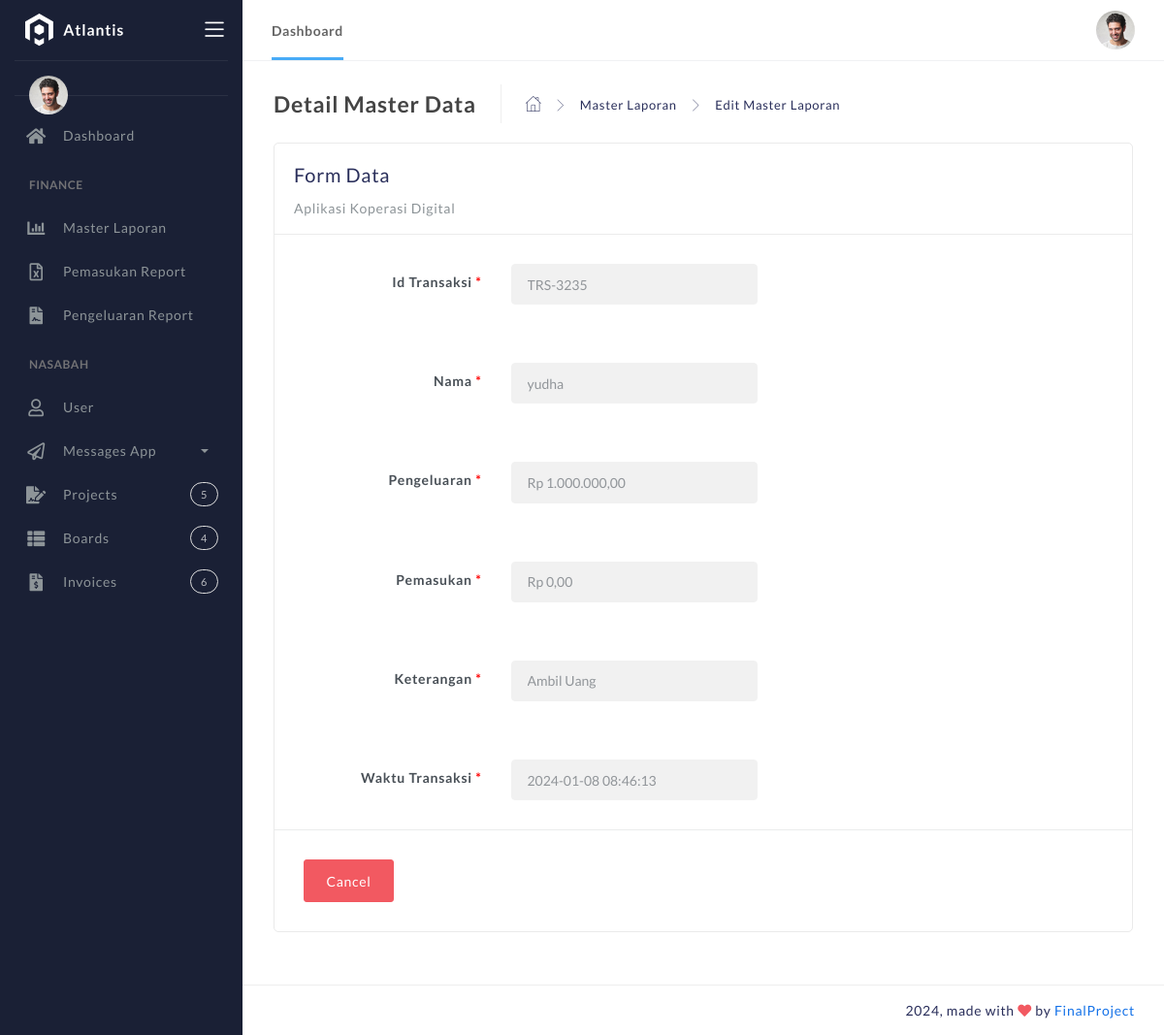
Page /dashboard/detail-master.php?detail=TRS-3235 on the committed database.
### tables this page shows
CREATE TABLE `master` (
  `id` int(11) NOT NULL,
  `id_user` varchar(50) NOT NULL,
  `id_transaksi` varchar(30) NOT NULL,
  `nama` varchar(100) NOT NULL,
  `pengeluaran` varchar(255) NOT NULL DEFAULT '0',
  `pemasukan` varchar(255) NOT NULL DEFAULT '0',
  `ket` varchar(100) NOT NULL,
  `timestamp` timestamp NOT NULL DEFAULT current_timestamp() ON UPDATE current_timestamp()
);

### template/config.php (called while the page is built, shortened)
<?php
function base_url($uri = ''){
  return BASE_URL . $uri;
}
function rupiah($angka){
	$hasil_rupiah = "Rp " . number_format($angka,2,',','.');
	return $hasil_rupiah;
}
?>

### Controller/MasterController.php (called while the page is built, shortened)
<?php
function globalfun() {
    include(__DIR__.'/../koneksi.php');
    return $conn;
}
function adminDetail($get) {
    $conn = globalfun();
    return mysqli_fetch_object(mysqli_query($conn, "SELECT * FROM master WHERE id_transaksi='$get'"));
}
?>

### dashboard/detail-master.php (the view, shortened to what this page needs)
<?php
$judul = 'Detail Master Data';
$get = $_GET['detail'];
include(__DIR__.'/../template/header.php');
include(__DIR__.'/../template/navbar_header.php');
include(__DIR__.'/../template/sitebar.php');
include(__DIR__ . '/../Controller/MasterController.php');
?>
<div class="container">
				<div class="page-inner">
					<div class="page-header">
						<h4 class="page-title"><?= $judul?></h4>
						<ul class="breadcrumbs">
							<li class="nav-home">
								<a href="<?= base_url('dashboard/index.php')?>">
									<i class="flaticon-home"></i>
								</a>
							</li>
							<li class="separator">
								<i class="flaticon-right-arrow"></i>
							</li>
							<li class="nav-item">
								<a href="<?= base_url('dashboard/master-laporan.php')?>">Master Laporan</a>
							</li>
							<li class="separator">
								<i class="flaticon-right-arrow"></i>
							</li>
							<li class="nav-item">
								<a>Edit Master Laporan</a>
							</li>
						</ul>
					</div>
					<div class="row">
						<div class="col-md-12">
							<div class="card">
								<div class="card-header">
									<div class="card-title">Form Data</div>
									<div class="card-category">Aplikasi Koperasi Digital</div>
								</div>
								<form id="exampleValidation">
									<div class="card-body">
										<div class="form-group form-show-validation row">
											<label for="name" class="col-lg-3 col-md-3 col-sm-4 mt-sm-2 text-right">Id Transaksi <span class="required-label">*</span></label>
											<div class="col-lg-4 col-md-9 col-sm-8">
												<input type="text" class="form-control" id="name" name="name" value="<?= adminDetail($get)->id_transaksi?>" disabled placeholder="Enter Username" required>
											</div>
										</div>
									</div>
									<div class="card-body">
										<div class="form-group form-show-validation row">
											<label for="name" class="col-lg-3 col-md-3 col-sm-4 mt-sm-2 text-right">Nama <span class="required-label">*</span></label>
											<div class="col-lg-4 col-md-9 col-sm-8">
												<input type="text" class="form-control" id="name" name="name" value="<?= adminDetail($get)->nama?>" disabled placeholder="Enter Username" required>
											</div>
										</div>
									</div>
									<div class="card-body">
										<div class="form-group form-show-validation row">
											<label for="name" class="col-lg-3 col-md-3 col-sm-4 mt-sm-2 text-right">Pengeluaran <span class="required-label">*</span></label>
											<div class="col-lg-4 col-md-9 col-sm-8">
												<input type="text" class="form-control" id="name" name="name" value="<?= rupiah(adminDetail($get)->pengeluaran)?>" disabled placeholder="Enter Username" required>
											</div>
										</div>
									</div>
									<div class="card-body">
										<div class="form-group form-show-validation row">
											<label for="name" class="col-lg-3 col-md-3 col-sm-4 mt-sm-2 text-right">Pemasukan <span class="required-label">*</span></label>
											<div class="col-lg-4 col-md-9 col-sm-8">
												<input type="text" class="form-control" id="name" name="name" value="<?= rupiah(adminDetail($get)->pemasukan)?>" disabled placeholder="Enter Username" required>
											</div>
										</div>
									</div>
									<div class="card-body">
										<div class="form-group form-show-validation row">
											<label for="name" class="col-lg-3 col-md-3 col-sm-4 mt-sm-2 text-right">Keterangan <span class="required-label">*</span></label>
											<div class="col-lg-4 col-md-9 col-sm-8">
												<input type="text" class="form-control" id="name" name="name" value="<?= adminDetail($get)->ket?>" disabled placeholder="Enter Username" required>
											</div>
										</div>
									</div>
									<div class="card-body">
										<div class="form-group form-show-validation row">
											<label for="name" class="col-lg-3 col-md-3 col-sm-4 mt-sm-2 text-right">Waktu Transaksi <span class="required-label">*</span></label>
											<div class="col-lg-4 col-md-9 col-sm-8">
												<input type="text" class="form-control" id="name" name="name" value="<?= adminDetail($get)->timestamp?>" disabled placeholder="Enter Username" required>
											</div>
										</div>
									</div>
									<div class="card-action">
										<div class="row">
											<div class="col-md-12">
												<a href="<?= base_url('dashboard/master-laporan.php')?>" style="color: white;" class="btn btn-danger">Cancel</a>
											</div>
										</div>
									</div>
								</form>
							</div>
						</div>
					</div>
			</div>
		</div>
<?php include(__DIR__.'/../template/footer.php'); ?>

### rows in the picture
master: name "TRS-3235", name "yudha", name "Rp 1.000.000,00", name "Rp 0,00", name "Ambil Uang", name "2024-01-08 08:46:13"

### other values in the picture
$judul "Detail Master Data"
